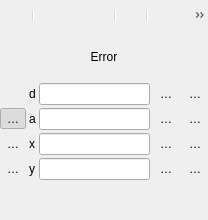
<?xml version="1.0" encoding="UTF-8"?>
<ui version="4.0">
 <class>QgsAdvancedDigitizingDockWidgetBase</class>
 <widget class="QgsDockWidget" name="QgsAdvancedDigitizingDockWidgetBase">
  <property name="geometry">
   <rect>
    <x>0</x>
    <y>0</y>
    <width>208</width>
    <height>220</height>
   </rect>
  </property>
  <property name="maximumSize">
   <size>
    <width>524287</width>
    <height>500</height>
   </size>
  </property>
  <property name="windowTitle">
   <string>Advanced Digitizing</string>
  </property>
  <widget class="QWidget" name="dockWidgetContents">
   <layout class="QVBoxLayout" name="parentLayout">
    <property name="spacing">
     <number>0</number>
    </property>
    <property name="leftMargin">
     <number>0</number>
    </property>
    <property name="topMargin">
     <number>0</number>
    </property>
    <property name="rightMargin">
     <number>0</number>
    </property>
    <property name="bottomMargin">
     <number>0</number>
    </property>
    <item>
     <widget class="QToolBar" name="mToolbar">
      <property name="iconSize">
       <size>
        <width>16</width>
        <height>16</height>
       </size>
      </property>
      <property name="floatable">
       <bool>false</bool>
      </property>
      <addaction name="mEnableAction"/>
      <addaction name="separator"/>
      <addaction name="mConstructionModeAction"/>
      <addaction name="mParallelAction"/>
      <addaction name="mPerpendicularAction"/>
      <addaction name="separator"/>
      <addaction name="mSettingsAction"/>
      <addaction name="separator"/>
      <addaction name="mToggleFloaterAction"/>
     </widget>
    </item>
    <item>
     <layout class="QVBoxLayout" name="mLayout">
      <item>
       <widget class="QLabel" name="mErrorLabel">
        <property name="sizePolicy">
         <sizepolicy hsizetype="MinimumExpanding" vsizetype="MinimumExpanding">
          <horstretch>0</horstretch>
          <verstretch>0</verstretch>
         </sizepolicy>
        </property>
        <property name="text">
         <string>Error</string>
        </property>
        <property name="alignment">
         <set>Qt::AlignCenter</set>
        </property>
        <property name="wordWrap">
         <bool>true</bool>
        </property>
       </widget>
      </item>
      <item>
       <widget class="QWidget" name="mCadWidget" native="true">
        <layout class="QVBoxLayout" name="verticalLayout">
         <property name="leftMargin">
          <number>0</number>
         </property>
         <property name="topMargin">
          <number>0</number>
         </property>
         <property name="rightMargin">
          <number>0</number>
         </property>
         <property name="bottomMargin">
          <number>0</number>
         </property>
         <item>
          <widget class="QWidget" name="mInputWidgets" native="true">
           <layout class="QGridLayout" name="mInputLayout">
            <property name="leftMargin">
             <number>0</number>
            </property>
            <property name="topMargin">
             <number>0</number>
            </property>
            <property name="rightMargin">
             <number>0</number>
            </property>
            <property name="bottomMargin">
             <number>0</number>
            </property>
            <property name="spacing">
             <number>3</number>
            </property>
            <item row="3" column="1">
             <widget class="QLabel" name="label_4">
              <property name="text">
               <string>y</string>
              </property>
             </widget>
            </item>
            <item row="3" column="2">
             <widget class="QLineEdit" name="mYLineEdit">
              <property name="toolTip">
               <string/>
              </property>
             </widget>
            </item>
            <item row="3" column="3">
             <widget class="QToolButton" name="mLockYButton">
              <property name="toolTip">
               <string/>
              </property>
              <property name="text">
               <string>…</string>
              </property>
              <property name="icon">
               <iconset resource="../../images/images.qrc">
                <normaloff>:/images/themes/default/cadtools/lock.svg</normaloff>:/images/themes/default/cadtools/lock.svg</iconset>
              </property>
              <property name="checkable">
               <bool>true</bool>
              </property>
              <property name="autoRaise">
               <bool>true</bool>
              </property>
             </widget>
            </item>
            <item row="2" column="3">
             <widget class="QToolButton" name="mLockXButton">
              <property name="toolTip">
               <string/>
              </property>
              <property name="text">
               <string>…</string>
              </property>
              <property name="icon">
               <iconset resource="../../images/images.qrc">
                <normaloff>:/images/themes/default/cadtools/lock.svg</normaloff>:/images/themes/default/cadtools/lock.svg</iconset>
              </property>
              <property name="checkable">
               <bool>true</bool>
              </property>
              <property name="autoRaise">
               <bool>true</bool>
              </property>
             </widget>
            </item>
            <item row="3" column="0">
             <widget class="QToolButton" name="mRelativeYButton">
              <property name="toolTip">
               <string/>
              </property>
              <property name="text">
               <string>…</string>
              </property>
              <property name="icon">
               <iconset resource="../../images/images.qrc">
                <normaloff>:/images/themes/default/cadtools/delta.svg</normaloff>:/images/themes/default/cadtools/delta.svg</iconset>
              </property>
              <property name="checkable">
               <bool>true</bool>
              </property>
              <property name="autoRaise">
               <bool>true</bool>
              </property>
             </widget>
            </item>
            <item row="1" column="3">
             <widget class="QToolButton" name="mLockAngleButton">
              <property name="toolTip">
               <string/>
              </property>
              <property name="text">
               <string>…</string>
              </property>
              <property name="icon">
               <iconset resource="../../images/images.qrc">
                <normaloff>:/images/themes/default/cadtools/lock.svg</normaloff>:/images/themes/default/cadtools/lock.svg</iconset>
              </property>
              <property name="checkable">
               <bool>true</bool>
              </property>
              <property name="autoRaise">
               <bool>true</bool>
              </property>
             </widget>
            </item>
            <item row="2" column="2">
             <widget class="QLineEdit" name="mXLineEdit">
              <property name="toolTip">
               <string/>
              </property>
             </widget>
            </item>
            <item row="1" column="1">
             <widget class="QLabel" name="label_2">
              <property name="text">
               <string>a</string>
              </property>
             </widget>
            </item>
            <item row="1" column="0">
             <widget class="QToolButton" name="mRelativeAngleButton">
              <property name="toolTip">
               <string/>
              </property>
              <property name="text">
               <string>…</string>
              </property>
              <property name="icon">
               <iconset resource="../../images/images.qrc">
                <normaloff>:/images/themes/default/cadtools/delta.svg</normaloff>:/images/themes/default/cadtools/delta.svg</iconset>
              </property>
              <property name="checkable">
               <bool>true</bool>
              </property>
              <property name="checked">
               <bool>true</bool>
              </property>
              <property name="autoRaise">
               <bool>true</bool>
              </property>
             </widget>
            </item>
            <item row="1" column="2">
             <widget class="QLineEdit" name="mAngleLineEdit">
              <property name="toolTip">
               <string/>
              </property>
             </widget>
            </item>
            <item row="2" column="1">
             <widget class="QLabel" name="label_3">
              <property name="text">
               <string>x</string>
              </property>
             </widget>
            </item>
            <item row="0" column="1">
             <widget class="QLabel" name="label">
              <property name="text">
               <string>d</string>
              </property>
             </widget>
            </item>
            <item row="0" column="3">
             <widget class="QToolButton" name="mLockDistanceButton">
              <property name="toolTip">
               <string/>
              </property>
              <property name="text">
               <string>…</string>
              </property>
              <property name="icon">
               <iconset resource="../../images/images.qrc">
                <normaloff>:/images/themes/default/cadtools/lock.svg</normaloff>:/images/themes/default/cadtools/lock.svg</iconset>
              </property>
              <property name="checkable">
               <bool>true</bool>
              </property>
              <property name="autoRaise">
               <bool>true</bool>
              </property>
             </widget>
            </item>
            <item row="0" column="2">
             <widget class="QLineEdit" name="mDistanceLineEdit">
              <property name="toolTip">
               <string/>
              </property>
             </widget>
            </item>
            <item row="2" column="0">
             <widget class="QToolButton" name="mRelativeXButton">
              <property name="toolTip">
               <string/>
              </property>
              <property name="text">
               <string>…</string>
              </property>
              <property name="icon">
               <iconset resource="../../images/images.qrc">
                <normaloff>:/images/themes/default/cadtools/delta.svg</normaloff>:/images/themes/default/cadtools/delta.svg</iconset>
              </property>
              <property name="checkable">
               <bool>true</bool>
              </property>
              <property name="autoRaise">
               <bool>true</bool>
              </property>
             </widget>
            </item>
            <item row="0" column="4">
             <widget class="QToolButton" name="mRepeatingLockDistanceButton">
              <property name="toolTip">
               <string/>
              </property>
              <property name="text">
               <string>…</string>
              </property>
              <property name="icon">
               <iconset resource="../../images/images.qrc">
                <normaloff>:/images/themes/default/locked_repeating.svg</normaloff>:/images/themes/default/locked_repeating.svg</iconset>
              </property>
              <property name="checkable">
               <bool>true</bool>
              </property>
              <property name="autoRaise">
               <bool>true</bool>
              </property>
             </widget>
            </item>
            <item row="1" column="4">
             <widget class="QToolButton" name="mRepeatingLockAngleButton">
              <property name="toolTip">
               <string/>
              </property>
              <property name="text">
               <string>…</string>
              </property>
              <property name="icon">
               <iconset resource="../../images/images.qrc">
                <normaloff>:/images/themes/default/locked_repeating.svg</normaloff>:/images/themes/default/locked_repeating.svg</iconset>
              </property>
              <property name="checkable">
               <bool>true</bool>
              </property>
              <property name="autoRaise">
               <bool>true</bool>
              </property>
             </widget>
            </item>
            <item row="2" column="4">
             <widget class="QToolButton" name="mRepeatingLockXButton">
              <property name="toolTip">
               <string/>
              </property>
              <property name="text">
               <string>…</string>
              </property>
              <property name="icon">
               <iconset resource="../../images/images.qrc">
                <normaloff>:/images/themes/default/locked_repeating.svg</normaloff>:/images/themes/default/locked_repeating.svg</iconset>
              </property>
              <property name="checkable">
               <bool>true</bool>
              </property>
              <property name="autoRaise">
               <bool>true</bool>
              </property>
             </widget>
            </item>
            <item row="3" column="4">
             <widget class="QToolButton" name="mRepeatingLockYButton">
              <property name="toolTip">
               <string/>
              </property>
              <property name="text">
               <string>…</string>
              </property>
              <property name="icon">
               <iconset resource="../../images/images.qrc">
                <normaloff>:/images/themes/default/locked_repeating.svg</normaloff>:/images/themes/default/locked_repeating.svg</iconset>
              </property>
              <property name="checkable">
               <bool>true</bool>
              </property>
              <property name="autoRaise">
               <bool>true</bool>
              </property>
             </widget>
            </item>
            <item row="4" column="0">
             <spacer name="verticalSpacer">
              <property name="orientation">
               <enum>Qt::Vertical</enum>
              </property>
              <property name="sizeHint" stdset="0">
               <size>
                <width>20</width>
                <height>40</height>
               </size>
              </property>
             </spacer>
            </item>
           </layout>
          </widget>
         </item>
        </layout>
       </widget>
      </item>
     </layout>
    </item>
   </layout>
   <action name="mEnableAction">
    <property name="toolTip">
     <string>&lt;html&gt;&lt;head/&gt;&lt;body&gt;&lt;p&gt;Enable advanced digitizing tools&lt;/p&gt;&lt;/body&gt;&lt;/html&gt;</string>
    </property>
    <property name="icon">
     <iconset resource="../../images/images.qrc">
     <normaloff>:/images/themes/default/cadtools/cad.svg</normaloff>:/images/themes/default/cadtools/cad.svg</iconset>
    </property>
    <property name="checkable">
     <bool>true</bool>
    </property>
   </action>
   <action name="mConstructionModeAction">
    <property name="toolTip">
     <string/>
    </property>
    <property name="icon">
     <iconset resource="../../images/images.qrc">
     <normaloff>:/images/themes/default/cadtools/construction.svg</normaloff>:/images/themes/default/cadtools/construction.svg</iconset>
    </property>
    <property name="checkable">
     <bool>true</bool>
    </property>
   </action>
   <action name="mParallelAction">
    <property name="toolTip">
     <string/>
    </property>
    <property name="icon">
     <iconset resource="../../images/images.qrc">
     <normaloff>:/images/themes/default/cadtools/parallel.svg</normaloff>:/images/themes/default/cadtools/parallel.svg</iconset>
    </property>
    <property name="checkable">
     <bool>true</bool>
    </property>
   </action>
   <action name="mPerpendicularAction">
    <property name="toolTip">
     <string/>
    </property>
    <property name="icon">
     <iconset resource="../../images/images.qrc">
     <normaloff>:/images/themes/default/cadtools/perpendicular.svg</normaloff>:/images/themes/default/cadtools/perpendicular.svg</iconset>
    </property>
    <property name="checkable">
     <bool>true</bool>
    </property>
   </action>
   <action name="mSettingsAction">
    <property name="icon">
     <iconset resource="../../images/images.qrc">
     <normaloff>:/images/themes/default/propertyicons/settings.svg</normaloff>:/images/themes/default/propertyicons/settings.svg</iconset>
    </property>
   </action>
  </widget>
  <action name="mToggleFloaterAction">
   <property name="checkable">
    <bool>true</bool>
   </property>
   <property name="icon">
    <iconset resource="../../images/images.qrc">
     <normaloff>:/images/themes/default/propertyicons/display.svg</normaloff>:/images/themes/default/propertyicons/display.svg</iconset>
   </property>
   <property name="text">
    <string>Toggle Floater</string>
   </property>
  </action>
 </widget>
 <customwidgets>
  <customwidget>
   <class>QgsDockWidget</class>
   <extends>QDockWidget</extends>
   <header>qgsdockwidget.h</header>
   <container>1</container>
  </customwidget>
 </customwidgets>
 <tabstops>
  <tabstop>mDistanceLineEdit</tabstop>
  <tabstop>mLockDistanceButton</tabstop>
  <tabstop>mRepeatingLockDistanceButton</tabstop>
  <tabstop>mRelativeAngleButton</tabstop>
  <tabstop>mAngleLineEdit</tabstop>
  <tabstop>mLockAngleButton</tabstop>
  <tabstop>mRepeatingLockAngleButton</tabstop>
  <tabstop>mRelativeXButton</tabstop>
  <tabstop>mXLineEdit</tabstop>
  <tabstop>mLockXButton</tabstop>
  <tabstop>mRepeatingLockXButton</tabstop>
  <tabstop>mRelativeYButton</tabstop>
  <tabstop>mYLineEdit</tabstop>
  <tabstop>mLockYButton</tabstop>
  <tabstop>mRepeatingLockYButton</tabstop>
 </tabstops>
 <resources>
  <include location="../../images/images.qrc"/>
  <include location="../../images/images.qrc"/>
  <include location="../../images/images.qrc"/>
  <include location="../../images/images.qrc"/>
  <include location="../../images/images.qrc"/>
  <include location="../../images/images.qrc"/>
  <include location="../../images/images.qrc"/>
  <include location="../../images/images.qrc"/>
  <include location="../../images/images.qrc"/>
  <include location="../../images/images.qrc"/>
  <include location="../../images/images.qrc"/>
  <include location="../../images/images.qrc"/>
  <include location="../../images/images.qrc"/>
  <include location="../../images/images.qrc"/>
  <include location="../../images/images.qrc"/>
  <include location="../../images/images.qrc"/>
  <include location="../../images/images.qrc"/>
  <include location="../../images/images.qrc"/>
  <include location="../../images/images.qrc"/>
  <include location="../../images/images.qrc"/>
  <include location="../../images/images.qrc"/>
  <include location="../../images/images.qrc"/>
  <include location="../../images/images.qrc"/>
  <include location="../../images/images.qrc"/>
  <include location="../../images/images.qrc"/>
  <include location="../../images/images.qrc"/>
  <include location="../../images/images.qrc"/>
  <include location="../../images/images.qrc"/>
  <include location="../../images/images.qrc"/>
 </resources>
 <connections/>
</ui>
